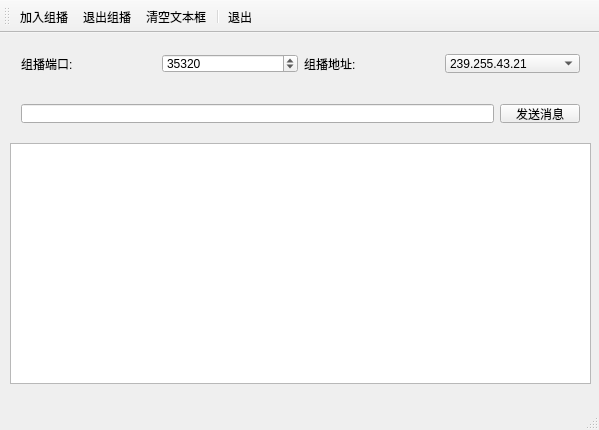
<?xml version="1.0" encoding="UTF-8"?>
<ui version="4.0">
 <class>MainWindow</class>
 <widget class="QMainWindow" name="MainWindow">
  <property name="geometry">
   <rect>
    <x>0</x>
    <y>0</y>
    <width>599</width>
    <height>430</height>
   </rect>
  </property>
  <property name="windowTitle">
   <string>MainWindow</string>
  </property>
  <widget class="QWidget" name="centralWidget">
   <widget class="QWidget" name="horizontalLayoutWidget">
    <property name="geometry">
     <rect>
      <x>10</x>
      <y>10</y>
      <width>581</width>
      <height>41</height>
     </rect>
    </property>
    <layout class="QHBoxLayout" name="horizontalLayout">
     <item>
      <widget class="QLabel" name="label">
       <property name="text">
        <string>组播端口:</string>
       </property>
      </widget>
     </item>
     <item>
      <widget class="QSpinBox" name="spinPort">
       <property name="maximum">
        <number>65535</number>
       </property>
       <property name="value">
        <number>35320</number>
       </property>
      </widget>
     </item>
     <item>
      <widget class="QLabel" name="label_2">
       <property name="text">
        <string>组播地址:</string>
       </property>
      </widget>
     </item>
     <item>
      <widget class="QComboBox" name="comboIP">
       <item>
        <property name="text">
         <string>239.255.43.21</string>
        </property>
       </item>
      </widget>
     </item>
    </layout>
   </widget>
   <widget class="QWidget" name="horizontalLayoutWidget_2">
    <property name="geometry">
     <rect>
      <x>10</x>
      <y>60</y>
      <width>581</width>
      <height>41</height>
     </rect>
    </property>
    <layout class="QHBoxLayout" name="horizontalLayout_2">
     <item>
      <widget class="QLineEdit" name="editMsg"/>
     </item>
     <item>
      <widget class="QPushButton" name="btnMulticast">
       <property name="text">
        <string>发送消息</string>
       </property>
      </widget>
     </item>
    </layout>
   </widget>
   <widget class="QPlainTextEdit" name="plainTextEdit">
    <property name="geometry">
     <rect>
      <x>10</x>
      <y>110</y>
      <width>581</width>
      <height>241</height>
     </rect>
    </property>
   </widget>
  </widget>
  <widget class="QMenuBar" name="menuBar">
   <property name="geometry">
    <rect>
     <x>0</x>
     <y>0</y>
     <width>599</width>
     <height>22</height>
    </rect>
   </property>
  </widget>
  <widget class="QToolBar" name="mainToolBar">
   <attribute name="toolBarArea">
    <enum>TopToolBarArea</enum>
   </attribute>
   <attribute name="toolBarBreak">
    <bool>false</bool>
   </attribute>
   <addaction name="actStart"/>
   <addaction name="actStop"/>
   <addaction name="actClear"/>
   <addaction name="separator"/>
   <addaction name="actQuit"/>
  </widget>
  <widget class="QStatusBar" name="statusBar"/>
  <action name="actStart">
   <property name="text">
    <string>加入组播</string>
   </property>
   <property name="toolTip">
    <string>加入组播</string>
   </property>
  </action>
  <action name="actStop">
   <property name="text">
    <string>退出组播</string>
   </property>
   <property name="toolTip">
    <string>退出组播</string>
   </property>
  </action>
  <action name="actClear">
   <property name="text">
    <string>清空文本框</string>
   </property>
   <property name="toolTip">
    <string>清空文本框</string>
   </property>
  </action>
  <action name="actQuit">
   <property name="text">
    <string>退出</string>
   </property>
   <property name="toolTip">
    <string>退出</string>
   </property>
  </action>
 </widget>
 <layoutdefault spacing="6" margin="11"/>
 <resources/>
 <connections/>
</ui>
